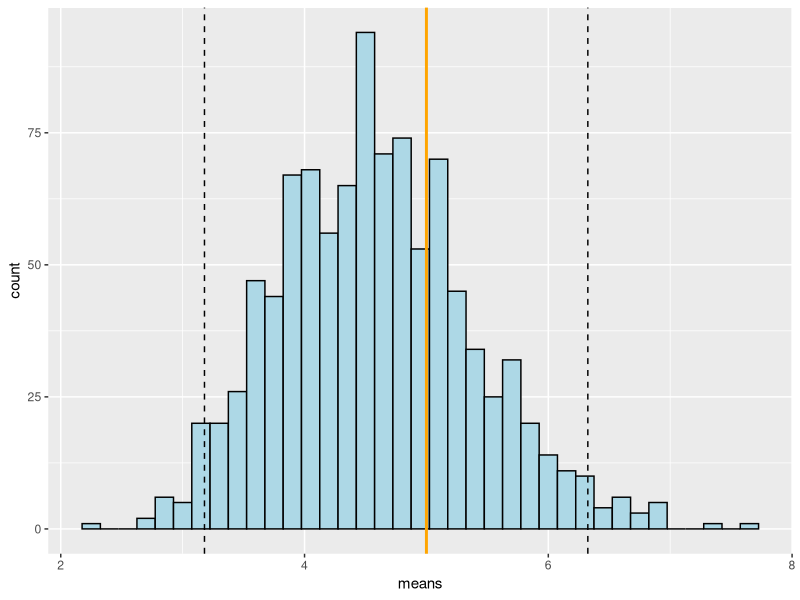

Recreate this plot in R.
## ---- chunk 1
library(knitr)
## ---- chunk 2
opts_knit$set(root.dir = "C:/Coursera/Statistical Inference/Course Project")
## ---- chunk 3
x <- rexp(40, 0.20)
n <- length(x)
## ---- chunk 4
B <- 1000
resamples <- matrix(sample(x, n*B, replace = TRUE),B, n)  
means <- apply(resamples, 1, mean)
## ---- chunk 5
tmean <- 1/0.20
tmean
## ---- chunk 6
estmean <- mean(means)
estmean
## ---- chunk 7
meanvar <- estmean - tmean
meanvar
## ---- chunk 8
tsd <- (1/0.20)/sqrt(n)
tsd
## ---- chunk 9
tvar <- tsd^2
tvar
## ---- chunk 10
estsd <- sd(means)
estsd
## ---- chunk 11
estvar <- estsd^2
estvar
## ---- chunk 12
varvar <- estvar - tvar
varvar
## ---- chunk 13
CI <- quantile(means, c(0.025, 0.975))
CI
## ---- chunk 14
library(ggplot2)
g <- ggplot(data.frame(means = means), aes(x=means))
g <- g + geom_histogram(color = "black", fill = "lightblue", binwidth = 0.15)
g <- g + geom_vline(xintercept = 5, size = 1, color = "orange")       
g <- g + geom_vline(xintercept = CI, size = 0.5, color = "black", linetype ="dashed")
g
